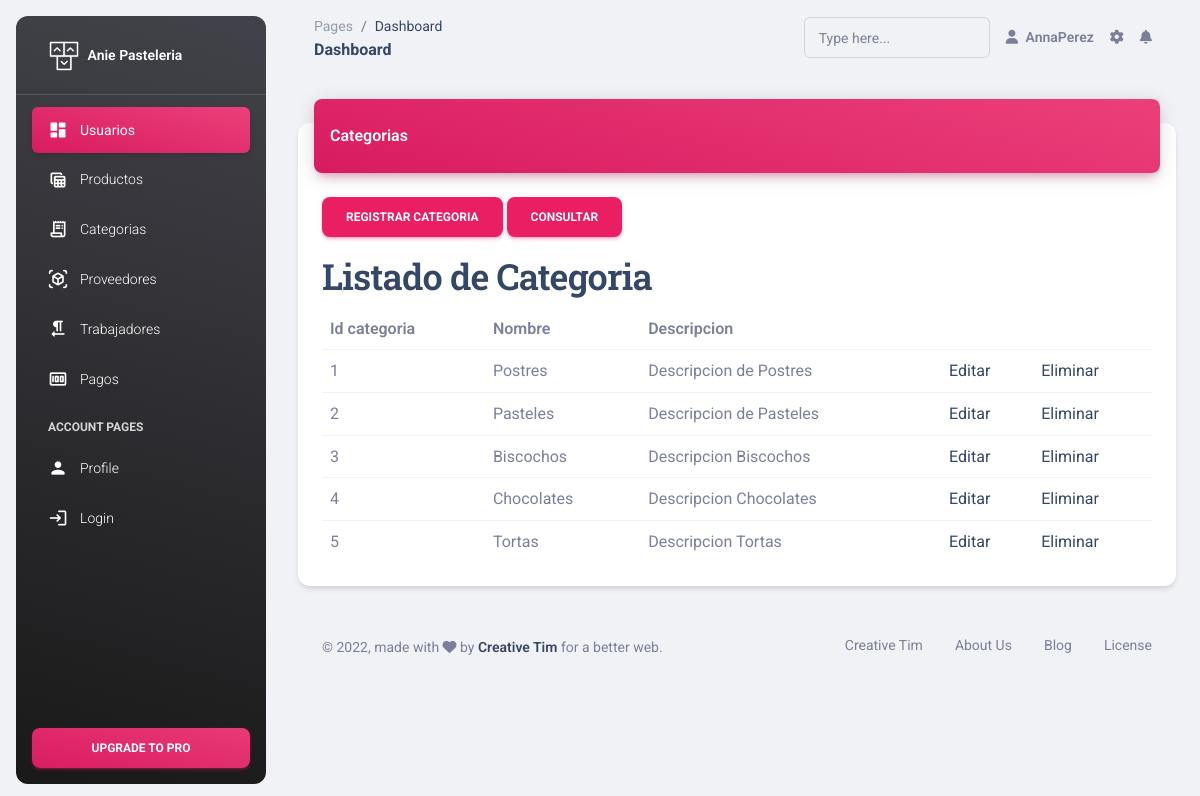
Page /Codigo_Proyecto/crudmvc-pv2.1/index.php?controlador=categoria&accion=index (signed in) on the committed database.
### tables this page shows
CREATE TABLE `categoria_producto` (
  `Cat_Id_Categoria` int(15) NOT NULL,
  `Cat_Nombre` varchar(20) DEFAULT NULL,
  `Cat_Descripcion` varchar(35) DEFAULT NULL,
  PRIMARY KEY (`Cat_Id_Categoria`)
);

### Codigo_Proyecto/crudmvc-pv2.1/libs/contenido.php (called while the page is built)
<?php
class Contenido{
    public function estructura($contenido){
        require_once "vista/header.php";
        require_once "vista/$contenido.php";
        require_once "vista/footer.php";
    }
}

### Codigo_Proyecto/crudmvc-pv2.1/controlador/categoria_controlador.php (called while the page is built, shortened)
<?php
require_once "modelo/categoria_modelo.php";
class categoria_controlador{
        public function __construct(){
            $this->vista = new Contenido();
        }
    public function index(){
        $this->vista->datos= categoria_modelo::mdlListado();
        $this->vista->estructura("categoria/index");
    }
}
?>

### Codigo_Proyecto/crudmvc-pv2.1/index.php (called while the page is built, shortened)
<?php
require_once "libs/contenido.php";
if(isset($_GET["controlador"]) && isset($_GET["accion"])){
    $controlador = $_GET["controlador"];
    $accion      = $_GET["accion"];
}else{
    $controlador = "inicio";
    $accion      = "index";
}
Rutas ::cargarContenido($controlador, $accion);

### Codigo_Proyecto/crudmvc-pv2.1/modelo/categoria_modelo.php (called while the page is built, shortened)
<?php
class categoria_modelo{
    public static function mdlListado(){
        $i   = new Conexion();
        $c   = $i->getConexion();
        $sql = "SELECT * FROM categoria_producto";
        $s   = $c->prepare($sql);
        $s->execute();
        return $s->fetchAll();
    }
}
?>

### Codigo_Proyecto/crudmvc-pv2.1/vista/categoria/index.php (the view)
<div class="row">
    <div class="col-12">
        <div class="card my-4">
            <div class="card-header p-0 position-relative mt-n4 mx-3 z-index-2">
                <div class="bg-gradient-primary shadow-primary border-radius-lg pt-4 pb-3">
                    <h6 class="text-white text-capitalize ps-3">Categorias</h6>
                </div>
            </div>
            <div class="card-body">
                <a class="btn btn-primary" href="?controlador=categoria&accion=frmRegistrar">Registrar Categoria</a>
                <a class="btn btn-primary" href="?controlador=categoria&accion=frmConsultar">Consultar</a> <br>
                <h2>Listado de Categoria</h2>
                <table class="table align-items-center mb-0">
                    <tr>
                        <th>Id categoria</th>
                        <th>Nombre</th>
                        <th>Descripcion</th>
                        <th></th>
                        <th></th>
                    </tr>
                    <?php
                    foreach ($this->datos as $valor) {
                        $cod = $valor["Cat_Id_Categoria"];
                        echo "<tr>";
                        echo  "<td>" . $valor["Cat_Id_Categoria"] . "</td>";
                        echo  "<td>" . $valor["Cat_Nombre"] . "</td>";
                        echo  "<td>" . $valor["Cat_Descripcion"] . "</td>";
                        echo  "<td>
                      <a href='?controlador=categoria&accion=frmEditar&cod=$cod'>Editar</a>
                      </td>";
                        echo  "<td>
                      <a href='?controlador=categoria&accion=eliminar&cod=$cod' class='eliminar'>Eliminar</a>
                      </td>";
                        echo "</tr>";
                    }
                    ?>
                </table>
            </div>
        </div>
    </div>
</div>

### rows in the picture
categoria_producto: Cat_Id_Categoria "1", Cat_Nombre "Postres", Cat_Descripcion "Descripcion de Postres"
categoria_producto: Cat_Id_Categoria "2", Cat_Nombre "Pasteles", Cat_Descripcion "Descripcion de Pasteles"
categoria_producto: Cat_Id_Categoria "3", Cat_Nombre "Biscochos", Cat_Descripcion "Descripcion Biscochos"
categoria_producto: Cat_Id_Categoria "4", Cat_Nombre "Chocolates", Cat_Descripcion "Descripcion Chocolates"
categoria_producto: Cat_Id_Categoria "5", Cat_Nombre "Tortas", Cat_Descripcion "Descripcion Tortas"

### other values in the picture
$_SESSION["nombre"] "Anna"
$_SESSION["apellido"] "Perez"
